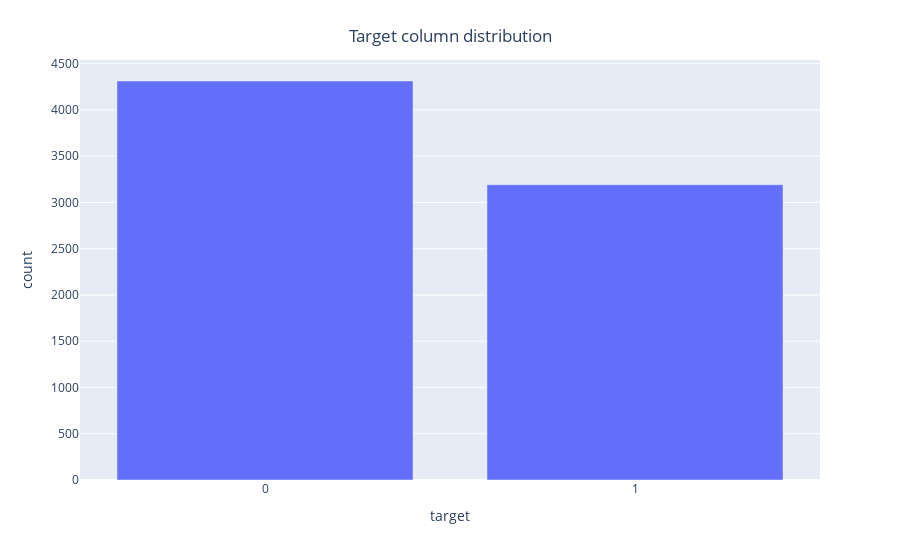

The code cell stored with this chart in its notebook:
### Markdown cell above
Trước hết, chúng ta nhìn xem phân bố cột target là như thế nào.

### Code cell
count_target = train_df.groupby("target").count()
count_target = count_target.rename(columns={"text": "count"})
fig = px.bar(count_target, x=count_target.index, y='count')
fig.update_layout(xaxis={'type': 'category'}, title={
            'text': 'Target column distribution',
            'x': 0.5,  # Giữa trục x
            'xanchor': 'center',  # Căn giữa theo trục x
            'yanchor': 'top'  # Căn theo trục y
        })
fig.show()

### Figure 1 — Plotly figure (JSON) as saved in the notebook; plotly's stock layout.template omitted (floating-point values rounded to 4 significant figures)
{"data": [{"alignmentgroup": "True", "hovertemplate": "target=%{x}<br>count=%{y}<extra></extra>", "legendgroup": "", "marker": {"color": "#636efa", "pattern": {"shape": ""}}, "name": "", "offsetgroup": "", "orientation": "v", "showlegend": false, "textposition": "auto", "type": "bar", "x": [0, 1], "xaxis": "x", "y": [4312, 3191], "yaxis": "y"}], "layout": {"barmode": "relative", "legend": {"tracegroupgap": 0}, "margin": {"t": 60}, "title": {"text": "Target column distribution", "x": 0.5, "xanchor": "center", "yanchor": "top"}, "xaxis": {"anchor": "y", "domain": [0, 1], "title": {"text": "target"}, "type": "category"}, "yaxis": {"anchor": "x", "domain": [0, 1], "title": {"text": "count"}}}}
